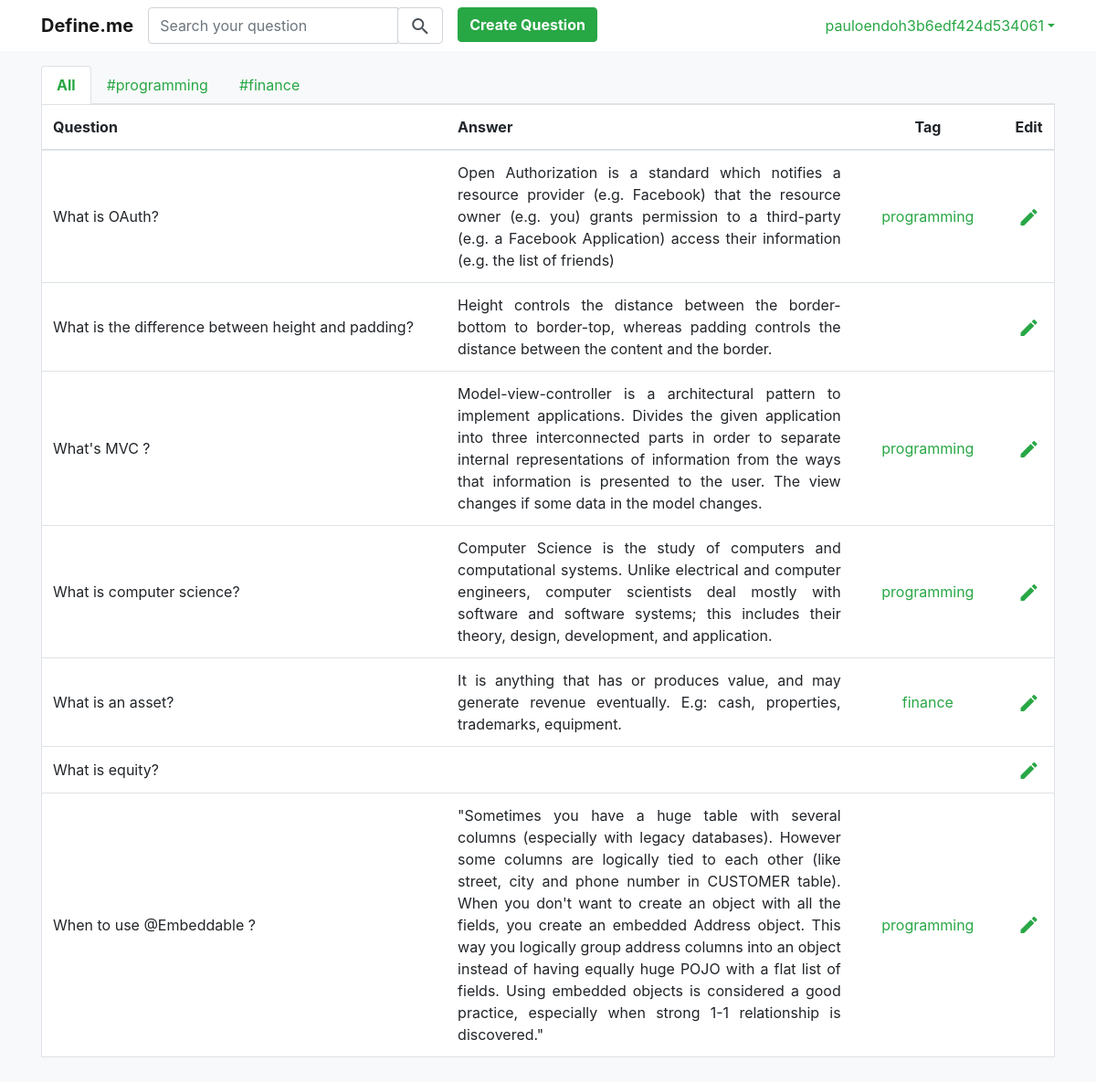
The page / (signed in) on the database as committed earlier.
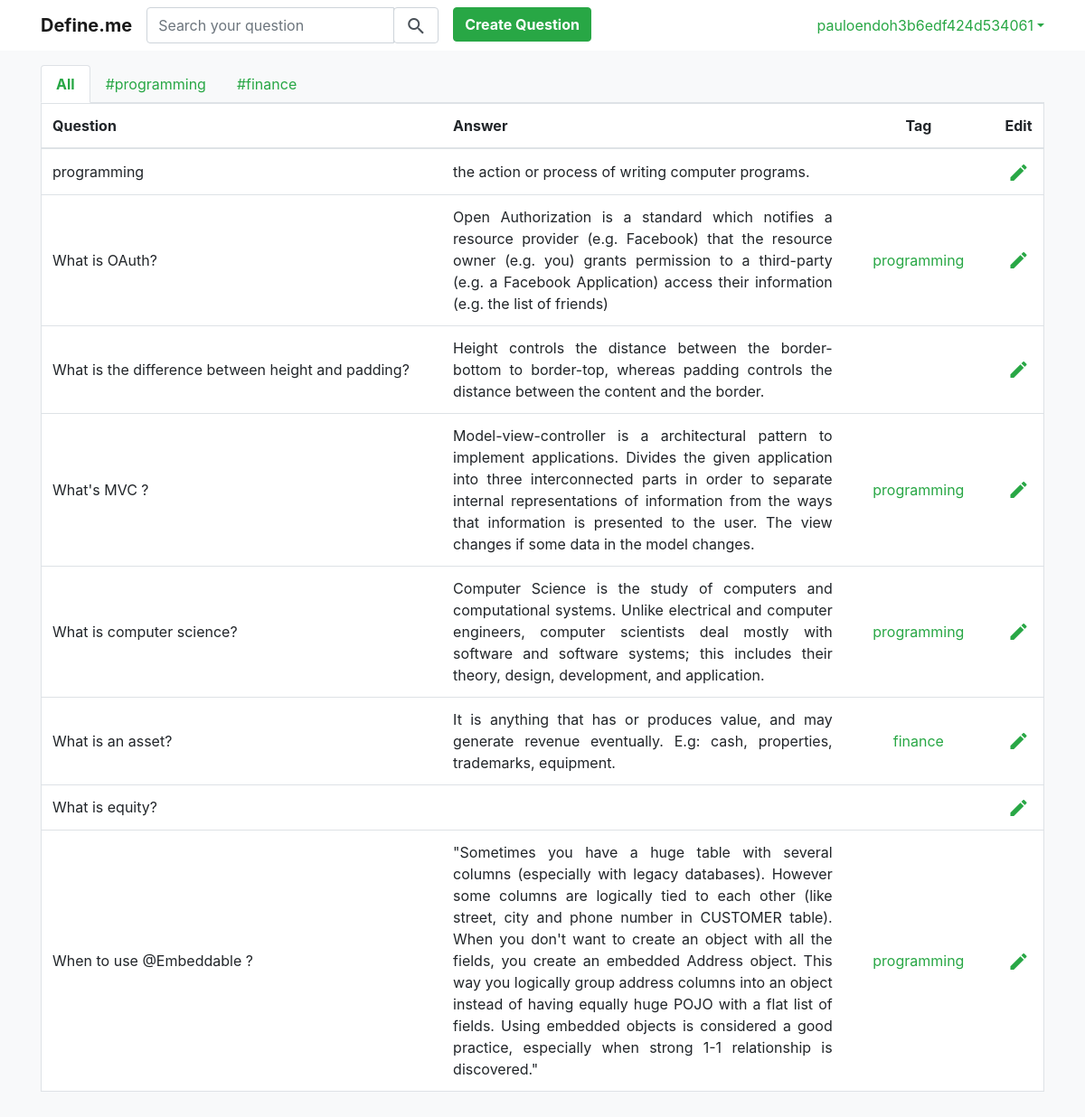
The same page on the database as committed later.
### core/models.py (models this page shows)
class Question(models.Model):
    user = models.ForeignKey(User, on_delete=models.CASCADE)
    q = models.TextField(null=False)
    a = models.TextField(null=True, blank=True)
    tag = models.CharField(max_length=20, null=True, blank=True)
    created_at = models.DateTimeField(auto_now_add=True)
    updated_at = models.DateTimeField(auto_now=True)
    class Meta:
        ordering = ['updated_at', 'tag']

### core/views.py (the view, shortened to what this page needs)
# urls.py: path('', views.home, name='home'),
def home(request):
    user = request.user
    if user.is_authenticated:
        tag_list = Question.objects.filter(user=user).order_by().values('tag').distinct()
        if request.GET.get('tag'):
            active_tag = request.GET.get('tag')
            question_list = Question.objects.filter(user=user, tag=active_tag).order_by('-updated_at')
            return render(request, 'home.html', {"question_list": question_list, "tag_list": tag_list, 'active_tag':active_tag})
        else:
            question_list = Question.objects.filter(user=user).order_by('-updated_at')
            return render(request, 'home.html', {"question_list": question_list, "tag_list": tag_list})

### core/templates/home.html (shortened to what this page needs)
{% extends 'base.html' %}
{% load staticfiles %}
{% block content %}
{% if question_list %}
<div class="pt-3 pb-3 container rounded-right rounded-bottom">
    <ul class="nav nav-tabs">
        <li class="nav-item">
            <a class="nav-link text-success {% ifequal active_tag None %}font-weight-bold active {% endifequal %}"
               href="{% url 'home' %}">All</a>
        </li>
        {% for tag in tag_list %}
        {% if tag.tag %}
        <li class="nav-item">
            <a class="nav-link text-success {% ifequal active_tag tag.tag %}font-weight-bold active{% endifequal %}"
               href="{%  url 'home' %}?tag={{tag.tag}}">#{{ tag.tag }}</a>
        </li>
        {% endif %}
        {% endfor%}
    </ul>
    {% include 'question_table.html' %}
</div>
{% endif %}
{% endblock %}

### core/templates/base.html (shortened to what this page needs)
{% load staticfiles %}
<!DOCTYPE html>
<html lang="en">
<head>
    <link rel="stylesheet" href="{% static 'styles/bootstrap.css' %}">
    <link href="{% static 'styles/main.css' %}" rel="stylesheet">
</head>
<body class="bg-light">
{% if request.user.is_authenticated %}
<nav class="navbar navbar-expand-sm bg-white navbar-light ">
    <div class="container">
        <ul class="navbar-nav mr-auto">
            <li class="nav-item">
                <a class="navbar-brand font-weight-bold" href="{% url 'home' %}">Define.me</a>
            </li>
            <li class="nav-item">
                <form class="form-inline" method="get" action="{% url 'search_question' %}">
                    <div class="input-group">
                        <input type="text" class="form-control" name="q" placeholder="Search your question" {% if query %}value="{{ query }}"{% endif %} />
                        <div class="input-group-append">
                            <button class="form-control"><i class="material-icons align-middle">search</i></button>
                        </div>
                    </div>
                </form>
            </li>
            <div class="pl-3">
                <li class="nav-item">
                    <a class="" href="{% url 'create_question' %}">
                        <button type="button" class="btn btn-success rounded font-weight-bold">Create Question</button>
                    </a>
                </li>
            </div>
        </ul>
        <ul class="navbar-nav">
            <li class="nav-item dropdown">
                <a class="nav-lnk dropdown-toggle no-underline text-success" href="#" id="navbardrop" data-toggle="dropdown">{{ request.user.username }}</a>
            </li>
        </ul>
    </div>
</nav>
{% endif %}
{% block content %}{% endblock %}
</body>
</html>

### core/templates/question_table.html
    <table class="table border bg-white  ">
    <thead>
    <tr>
        <th class="align-middle" style="width: 40%;">Question</th>
        <th class="align-middle" style="width: 40%;">Answer</th>
        <th class="text-center align-middle" style="width:15%;">Tag</th>
        <th class="text-center align-middle" style="width:5%;">Edit</th>
    </tr>
    </thead>
    {% for question in question_list %}
    <tr>
        <td class="align-middle text-justify">
            {{ question.q }}
        </td>
        <td class="align-middle text-justify answer-cell">
            {{ question.a }}
        </td>
        <td class="text-center align-middle">
            {% if question.tag %}
            <a class="text-success" href="{% url 'home' %}?tag={{question.tag}}">
                {{ question.tag }}
            </a>
            {% endif %}
        </td>
        <td class="text-center align-middle">
            <a href="{% url 'edit_question' question.id %}">
                <i class="material-icons align-middle text-success">edit</i>
            </a>
        </td>
    </tr>
    {% endfor %}
</table>

Rows that differ between the two databases and show on the page:
added Question: q "programming", a "the action or process of writing computer programs."
